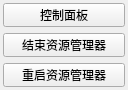
             <widget class="QWidget" name="scrollAreaWidgetContents_7">
              <property name="geometry">
               <rect>
                <x>0</x>
                <y>0</y>
                <width>128</width>
                <height>90</height>
               </rect>
              </property>
              <layout class="QFormLayout" name="formLayout_7">
               <property name="horizontalSpacing">
                <number>3</number>
               </property>
               <property name="verticalSpacing">
                <number>6</number>
               </property>
               <property name="leftMargin">
                <number>0</number>
               </property>
               <property name="topMargin">
                <number>3</number>
               </property>
               <property name="rightMargin">
                <number>3</number>
               </property>
               <property name="bottomMargin">
                <number>3</number>
               </property>
               <item row="0" column="1">
                <widget class="QPushButton" name="controlBtn">
                 <property name="minimumSize">
                  <size>
                   <width>120</width>
                   <height>23</height>
                  </size>
                 </property>
                 <property name="text">
                  <string>控制面板</string>
                 </property>
                 <property name="icon">
                  <iconset resource="maintools.qrc">
                   <normaloff>:/maintools/control.png</normaloff>:/maintools/control.png</iconset>
                 </property>
                </widget>
               </item>
               <item row="1" column="1">
                <widget class="QPushButton" name="killexplorerBtn">
                 <property name="minimumSize">
                  <size>
                   <width>120</width>
                   <height>23</height>
                  </size>
                 </property>
                 <property name="text">
                  <string>结束资源管理器</string>
                 </property>
                 <property name="icon">
                  <iconset resource="maintools.qrc">
                   <normaloff>:/maintools/killexplorer.ico</normaloff>:/maintools/killexplorer.ico</iconset>
                 </property>
                </widget>
               </item>
               <item row="2" column="1">
                <widget class="QPushButton" name="resetexplorerBtn">
                 <property name="minimumSize">
                  <size>
                   <width>120</width>
                   <height>23</height>
                  </size>
                 </property>
                 <property name="text">
                  <string>重启资源管理器</string>
                 </property>
                 <property name="icon">
                  <iconset resource="maintools.qrc">
                   <normaloff>:/maintools/resetexplorer.ico</normaloff>:/maintools/resetexplorer.ico</iconset>
                 </property>
                </widget>
               </item>
              </layout>
             </widget>
